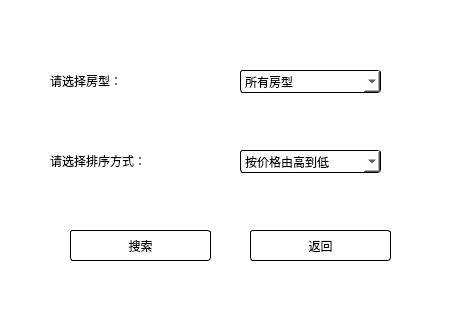
<?xml version="1.0" encoding="UTF-8"?>
<ui version="4.0">
 <class>RoomSearch</class>
 <widget class="QDialog" name="RoomSearch">
  <property name="geometry">
   <rect>
    <x>0</x>
    <y>0</y>
    <width>454</width>
    <height>328</height>
   </rect>
  </property>
  <property name="windowTitle">
   <string>客房搜索</string>
  </property>
  <property name="windowIcon">
   <iconset resource="icon.qrc">
    <normaloff>:/myimages/icon/客房.png</normaloff>:/myimages/icon/客房.png</iconset>
  </property>
  <property name="styleSheet">
   <string notr="true">background-color: rgb(255, 255, 255);</string>
  </property>
  <widget class="QLabel" name="label">
   <property name="geometry">
    <rect>
     <x>50</x>
     <y>70</y>
     <width>181</width>
     <height>21</height>
    </rect>
   </property>
   <property name="styleSheet">
    <string notr="true">
font: 12pt &quot;张海山锐谐体&quot;;</string>
   </property>
   <property name="text">
    <string>请选择房型： </string>
   </property>
  </widget>
  <widget class="QLabel" name="label_2">
   <property name="geometry">
    <rect>
     <x>50</x>
     <y>150</y>
     <width>181</width>
     <height>21</height>
    </rect>
   </property>
   <property name="styleSheet">
    <string notr="true">
font: 12pt &quot;张海山锐谐体&quot;;</string>
   </property>
   <property name="text">
    <string>请选择排序方式： </string>
   </property>
  </widget>
  <widget class="QComboBox" name="roomTypeBox">
   <property name="geometry">
    <rect>
     <x>240</x>
     <y>70</y>
     <width>141</width>
     <height>23</height>
    </rect>
   </property>
   <property name="styleSheet">
    <string notr="true">border-radius: 3px;
border: 1px solid rgb(0, 0, 0);</string>
   </property>
   <item>
    <property name="text">
     <string>所有房型</string>
    </property>
   </item>
   <item>
    <property name="text">
     <string>单人间</string>
    </property>
   </item>
   <item>
    <property name="text">
     <string>双人间</string>
    </property>
   </item>
   <item>
    <property name="text">
     <string>三人间</string>
    </property>
   </item>
   <item>
    <property name="text">
     <string>大床间</string>
    </property>
   </item>
   <item>
    <property name="text">
     <string>套间</string>
    </property>
   </item>
  </widget>
  <widget class="QComboBox" name="listMethodBox">
   <property name="geometry">
    <rect>
     <x>240</x>
     <y>150</y>
     <width>141</width>
     <height>23</height>
    </rect>
   </property>
   <property name="styleSheet">
    <string notr="true">border-radius: 3px;
border: 1px solid rgb(0, 0, 0);</string>
   </property>
   <item>
    <property name="text">
     <string>按价格由高到低</string>
    </property>
   </item>
   <item>
    <property name="text">
     <string>按价格由低到高</string>
    </property>
   </item>
   <item>
    <property name="text">
     <string>按折扣由高到低</string>
    </property>
   </item>
   <item>
    <property name="text">
     <string>按折扣由低到高</string>
    </property>
   </item>
   <item>
    <property name="text">
     <string>按剩余房间数由高到低</string>
    </property>
   </item>
   <item>
    <property name="text">
     <string>按剩余房间数由低到高</string>
    </property>
   </item>
  </widget>
  <widget class="QPushButton" name="searchButton">
   <property name="geometry">
    <rect>
     <x>70</x>
     <y>230</y>
     <width>141</width>
     <height>31</height>
    </rect>
   </property>
   <property name="focusPolicy">
    <enum>Qt::NoFocus</enum>
   </property>
   <property name="styleSheet">
    <string notr="true">border-radius: 3px;
border: 1px solid rgb(0, 0, 0);
font: 12pt &quot;张海山锐谐体&quot;;</string>
   </property>
   <property name="text">
    <string>搜索</string>
   </property>
  </widget>
  <widget class="QPushButton" name="returnButton">
   <property name="geometry">
    <rect>
     <x>250</x>
     <y>230</y>
     <width>141</width>
     <height>31</height>
    </rect>
   </property>
   <property name="focusPolicy">
    <enum>Qt::NoFocus</enum>
   </property>
   <property name="styleSheet">
    <string notr="true">border-radius: 3px;
border: 1px solid rgb(0, 0, 0);
font: 12pt &quot;张海山锐谐体&quot;;</string>
   </property>
   <property name="text">
    <string>返回</string>
   </property>
  </widget>
 </widget>
 <resources>
  <include location="icon.qrc"/>
 </resources>
 <connections>
  <connection>
   <sender>returnButton</sender>
   <signal>clicked()</signal>
   <receiver>RoomSearch</receiver>
   <slot>close()</slot>
   <hints>
    <hint type="sourcelabel">
     <x>324</x>
     <y>351</y>
    </hint>
    <hint type="destinationlabel">
     <x>293</x>
     <y>259</y>
    </hint>
   </hints>
  </connection>
 </connections>
</ui>
